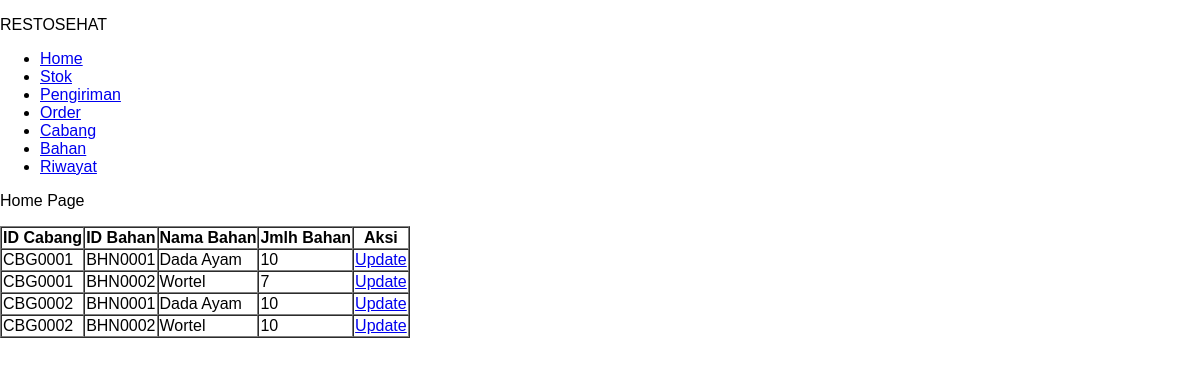
/stok, run on an earlier commit of the app's database.
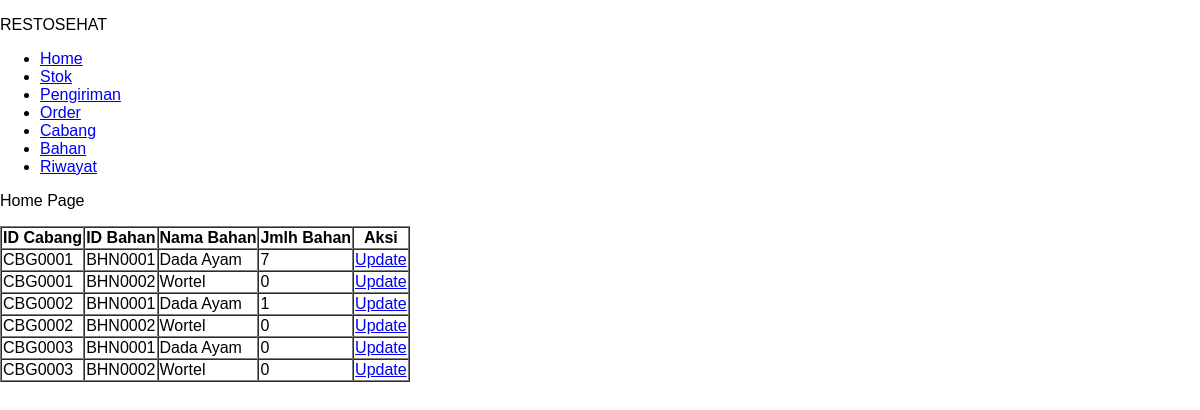
And on a later commit of the database.
### main.py (models this page shows, shortened)
class Stock(db.Model):
    idPrefix = 'STK'
    id = db.Column(db.String(5), primary_key=True)
    idCabang = db.Column(db.String(5), ForeignKey('cabang.id', ondelete='CASCADE'), nullable=False,)
    idBahan = db.Column(db.String(5), ForeignKey('bahan.id', ondelete='CASCADE'), nullable=False)
    namaBahan = db.Column(db.String(200), nullable=False)
    jmlhBahan = db.Column(db.Integer, nullable=False)

### main.py (the view)
@app.route("/stok", methods=['POST', 'GET'])
def stok():
    stocks = Stock.query.order_by(Stock.idCabang).all()
    cabangs = {stock.idCabang for stock in stocks}
    return render_template('stok.html', stocks=stocks, cabangs=cabangs)

### templates/stok.html (shortened to what this page needs)
{% extends 'base.html' %}
{% block body %}
<div class="content">
    <div class="head-name">
        <p>RESTOSEHAT</p>
    </div>
    <div class="navbar">
        <ul>
            <li><a href="/">Home</a></li>
            <li><a href="/stok">Stok</a></li>
            <li><a href="/pengiriman">Pengiriman</a></li>
            <li><a href="/order">Order</a></li>
            <li><a href="/cabang">Cabang</a></li>
            <li><a href="/bahan">Bahan</a></li>
            <li><a href="/riwayat">Riwayat</a></li>
        </ul>
    </div>
    <div class="content">
        <div class="head-content">
            <p>Home Page</p>
        </div>
        <div class="main-content">
            {% if stocks|length < 1 %}
            <h4>Kosong</h4>
            {% else %}
            <table border="1" cellspacing="0">
                <tr>
                    <th>ID Cabang</th>
                    <th>ID Bahan</th>
                    <th>Nama Bahan</th>
                    <th>Jmlh Bahan</th>
                    <th>Aksi</th>
                </tr>
                {% for stock in stocks %}
                <tr>
                    <td>{{ stock.idCabang }}</td>
                    <td>{{ stock.idBahan }}</td>
                    <td>{{ stock.namaBahan }}</td>
                    <td>{{ stock.jmlhBahan }}</td>
                    <td>
                        {% if stock.idCabang == 'CBG0001' %}
                        <a href="/order">Update</a>
                        {% else %}
                        <a href="/update_stok/{{stock.idCabang}}">Update</a>
                        {% endif %}
                    </td>
                </tr>
                {% endfor %}
            </table>
            {% endif %}
        </div>
    </div>
</div>
{% endblock %}

### templates/base.html (shortened to what this page needs)
<!DOCTYPE html>
<html lang="en">
    <head>
        <link rel="stylesheet" href="{{ url_for('static', filename='main.css') }}">
    </head>
    <body>
        {% block body %}{% endblock %}
    </body>
</html>

### static/main.css (style rules this page uses)
body { margin: 0; font-family: sans-serif; }

What changed in the data, as far as the page shows it:
changed Stock (number 1 of 6 on the later page): jmlhBahan "10" → "7"
changed Stock (number 2 of 6 on the later page): idCabang "CBG0002" → "CBG0001"; idBahan "BHN0001" → "BHN0002"; namaBahan "Dada Ayam" → "Wortel"; jmlhBahan "10" → "0"; moves up the list
changed Stock (number 3 of 6 on the later page): idCabang "CBG0001" → "CBG0002"; idBahan "BHN0002" → "BHN0001"; namaBahan "Wortel" → "Dada Ayam"; jmlhBahan "7" → "1"
changed Stock (number 4 of 6 on the later page): jmlhBahan "10" → "0"
added Stock: idCabang "CBG0003", idBahan "BHN0001", namaBahan "Dada Ayam", jmlhBahan "0"
added Stock: idCabang "CBG0003", idBahan "BHN0002", namaBahan "Wortel", jmlhBahan "0"
